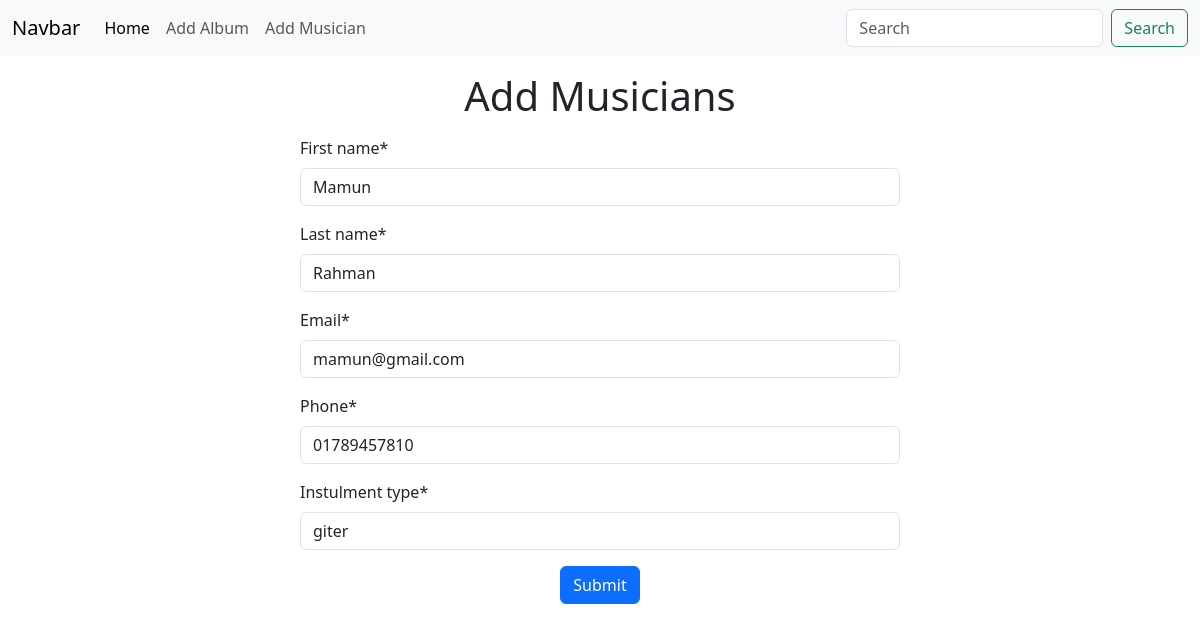
Screenshot of /musicians/edit/1 with the database file from the repository.
### musicians/models.py (models this page shows, shortened)
class Musician(models.Model):
    first_name = models.CharField(max_length=50)
    last_name = models.CharField(max_length=50)
    email = models.EmailField()
    phone = models.CharField(max_length=11)
    instulment_type = models.CharField(max_length=100)

### musicians/views.py (the view)
# urls.py: path('edit/<int:id>', views.edit_musicians, name='edit_musicians'),
def edit_musicians(request, id):
    editable_data = Musician.objects.get(pk=id)
    musician_form = AddMusiciansForms(instance=editable_data)
    if request.method == 'POST':
        musician_form = AddMusiciansForms(request.POST, instance=editable_data)
        if musician_form.is_valid():
            musician_form.save()
            return redirect('homepage')
    return render(request, 'add_musicians.html', {'form': musician_form})

### musicians/forms.py
class AddMusiciansForms(forms.ModelForm):
    class Meta:
        model = Musician
        fields = '__all__'

### musicians/templates/add_musicians.html (shortened to what this page needs)
{% extends "base.html" %}
{% load crispy_forms_tags %}
{% block content %}
<h1 class="text-center my-3">
    Add Musicians
</h1>
<form action="" method="post" style="width: 50%; margin:auto">
    {{form|crispy}}
    <div class="text-center pb-5">
        <button class="btn btn-primary" type="submit">Submit</button>
    </div>
</form>
{% endblock content %}

### rows the page displays
Musician: first_name "Mamun", last_name "Rahman", email "mamun@gmail.com", phone "01789457810", instulment_type "giter"
